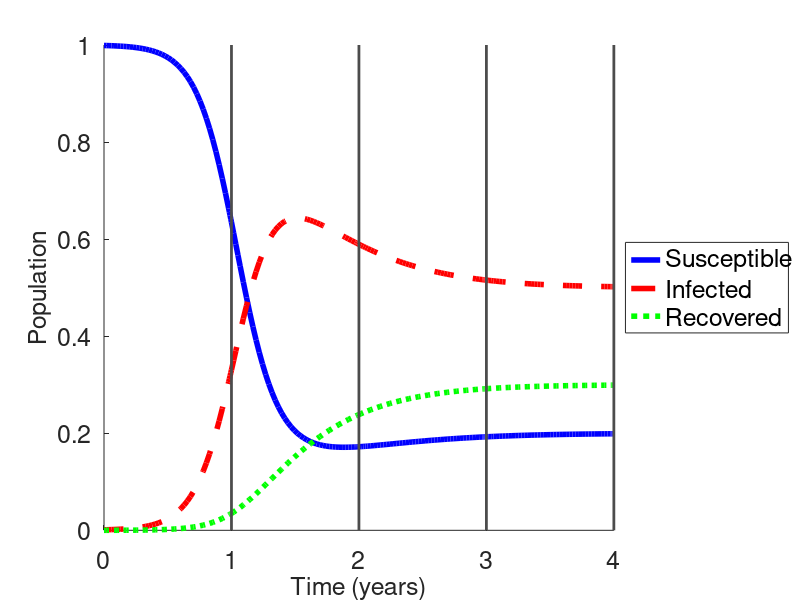

Write the MATLAB code that produced this figure.
% epidemic simulator with interventions

% % % PARAMETERS % % %
% Population size
N = 1;
% Population turn-over rate (birth and death rate)
r = 1;
% Infectiveness of virus (rate of I and S contact, probability contact
% results in infection)
beta = 8;
% Recovery rate of infection (probability that in infected person recovers)
gamma = 0.6;
% Vaccination rate and effectiveness (probability that in infected person recovers)
v = 0;

% function dydt = EpiSim(t,y)
% dydt = [r*N-r*y(1)-beta*y(1)*y(2); beta*y(1)*y(2)-gamma*y(2)-r*y(2)];
% end
T1 = 0;
T2 = 1;
I1 = 0.001*N;
S1 = N-I1;

[t,y] = ode45(@(t,y) [r*N-r*y(1)-beta*y(1)*y(2)-v*y(1); beta*y(1)*y(2)-gamma*y(2)-r*y(2)],[T1 T2],[S1; I1]);

Recov=N-y(:,1)-y(:,2);

figure
hold on
plot(t,y(:,1), '-b', 'DisplayName', 'Susceptible', 'LineWidth', 4)
plot(t,y(:,2), '--r', 'DisplayName', 'Infected', 'LineWidth', 4)
plot(t,Recov, ':g', 'DisplayName', 'Recovered', 'LineWidth', 4)
legend('Location','EastOutside','AutoUpdate','off')
line([5 5], [0 100], 'Color', [0.3 0.3 0.3], 'LineWidth', 2)
% xline(5,'-',{'Intervention 1','Vaccines'})
xlim([0 4])
ylim([0 N])
xlabel('Time (years)')
ylabel('Population')
set(findall(gcf,'-property','FontSize'),'FontSize',18)

for i=1:5
    disp('Make your intervention now by updating a parameter or the model. Click F5 when done.')
    keyboard
    disp('Intervention processing...')

    T1 = T1+1;
    T2 = T2+1;
    
    S1 = y(length(y(:,1)),1);
    I1 = y(length(y(:,2)),2);
    if (y(length(y(:,1)),1)+y(length(y(:,2)),2)+Recov(length(y(:,1)),1)) ~= N
        oldN=y(length(y(:,1)),1)+y(length(y(:,2)),2)+Recov(length(y(:,1)),1);
        S1=N*S1/oldN;
        I1=N*I1/oldN;
    end
    
    [t,y] = ode45(@(t,y) [r*N-r*y(1)-beta*y(1)*y(2)-v*y(1); beta*y(1)*y(2)-gamma*y(2)-r*y(2)],[T1 T2],[S1; I1]);

    Recov=N-y(:,1)-y(:,2);
    
    hold on
    plot(t,y(:,1), '-b', 'DisplayName', 'Susceptible', 'LineWidth', 4)
    plot(t,y(:,2), '--r', 'DisplayName', 'Infected', 'LineWidth', 4)
    plot(t,Recov, ':g', 'DisplayName', 'Recovered', 'LineWidth', 4)
    line([T1 T1], [0 N], 'Color', [0.3 0.3 0.3], 'LineWidth', 2)
end
